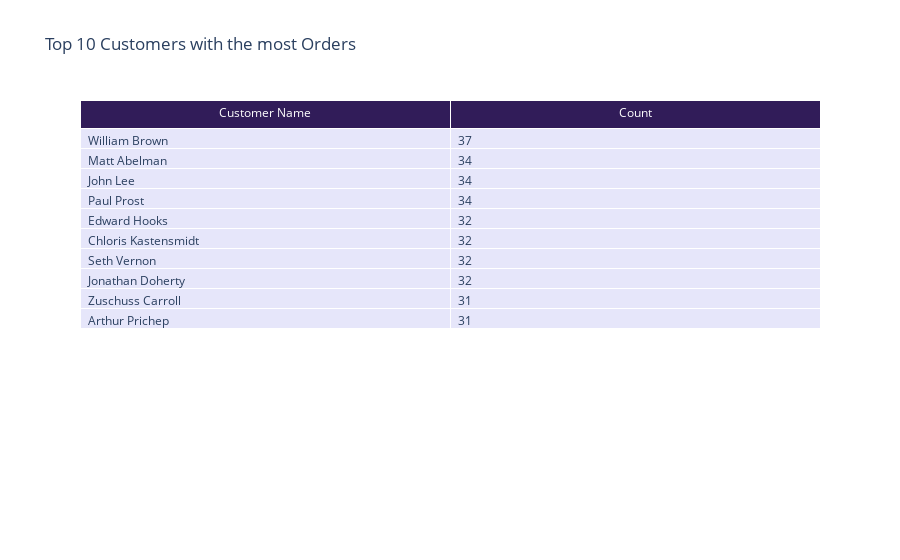

Notebook code cell kept with this figure:
### Code cell
uagf.top_customers_orders_graph(
    de.create_grouped_dfcustomer(df_prepared[['Customer Name', 'Customer ID']].copy(), 1)
)

### Figure 1 — Plotly figure (JSON) as saved in the notebook; plotly's stock layout.template omitted (floating-point values rounded to 4 significant figures)
{"data": [{"cells": {"align": "left", "fill": {"color": "lavender"}, "values": [["William Brown", "Matt Abelman", "John Lee", "Paul Prost", "Edward Hooks", "Chloris Kastensmidt", "Seth Vernon", "Jonathan Doherty", "Zuschuss Carroll", "Arthur Prichep"], [37, 34, 34, 34, 32, 32, 32, 32, 31, 31]]}, "header": {"align": "center", "fill": {"color": "#311C59"}, "font": {"color": "white", "size": 12}, "values": ["Customer Name", "Count"]}, "type": "table"}], "layout": {"title": {"text": "Top 10 Customers with the most Orders"}}}
